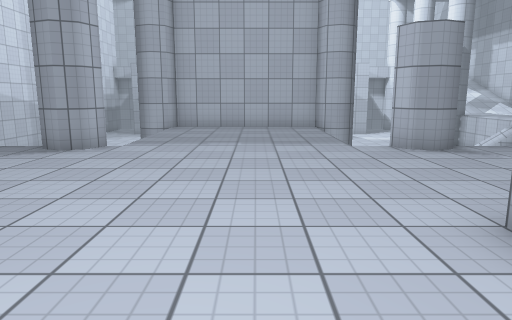
view 1 (above)

20 first-person views from a walk through a scene from a Unity 3-D project. The camera is 1.3 m above the floor, tilts 10° down and sees 70° across. The floor is counted in squares, 1 m on a side. Each view is taken from the middle of a square. On the plan, view 1 faces up. The plan holds only what a view shows up to about 15 squares ahead; the rest is blank. The place goes on beyond the plan. The player character is not drawn. Surface patterns are stand-ins for the level's own textures.

view 2
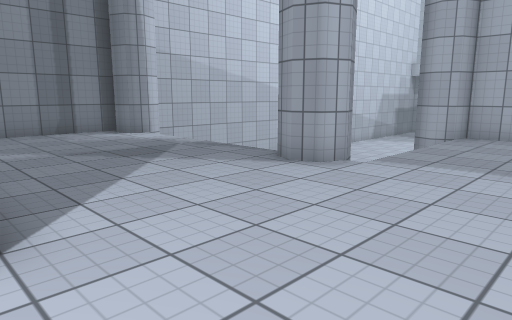

view 3
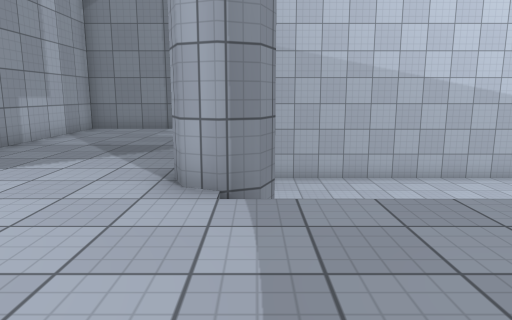

view 4
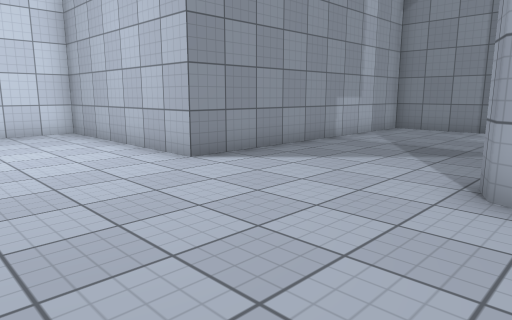

view 5
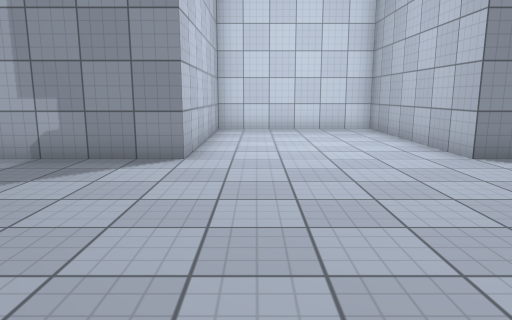

view 6
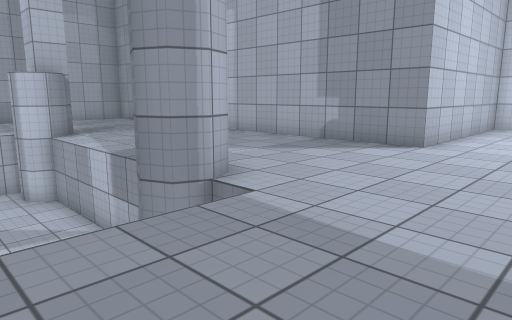

view 7
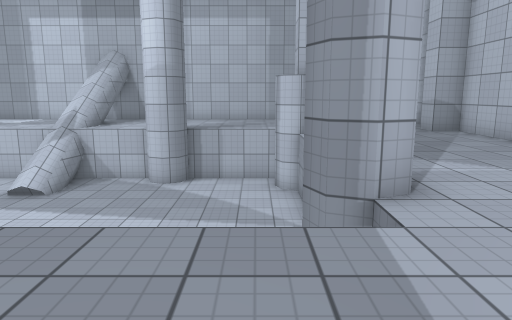

view 8
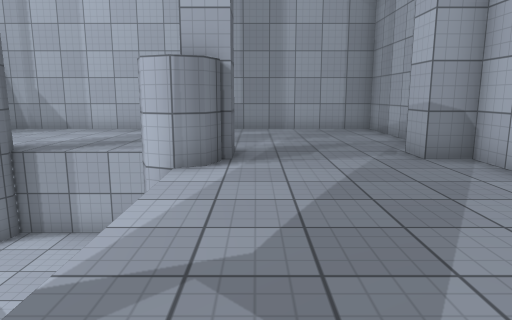

view 9
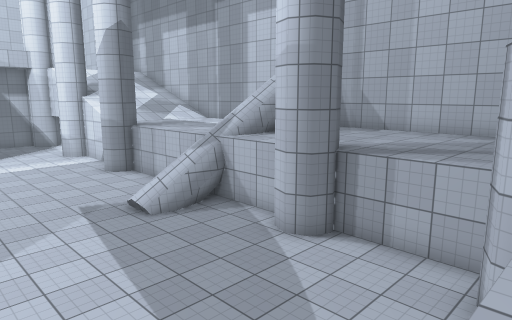

view 10
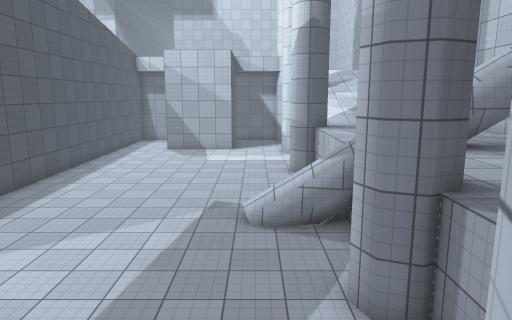

view 11
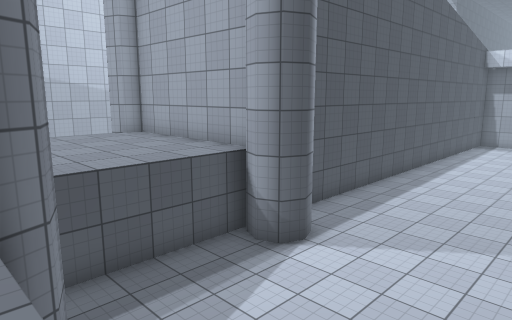

view 12
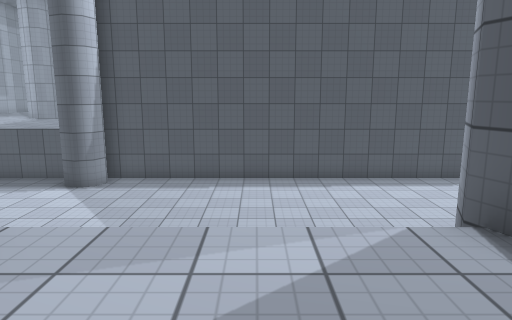

view 13
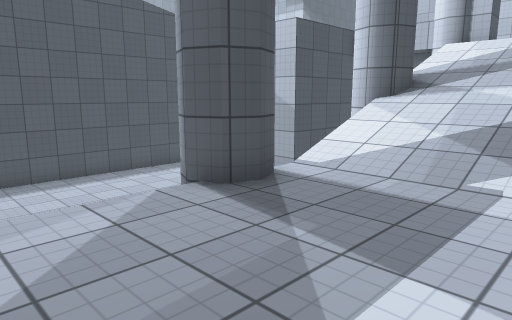

view 14
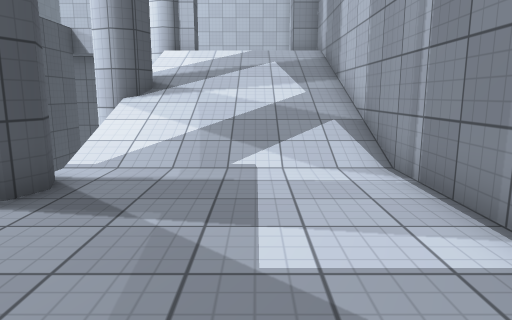

view 15
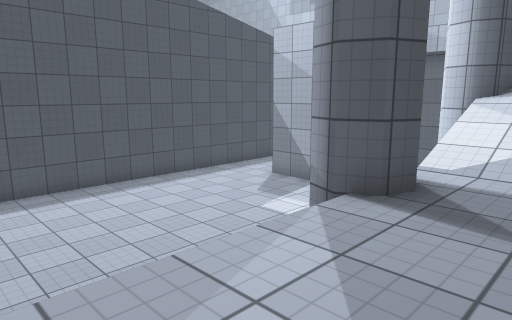

view 16
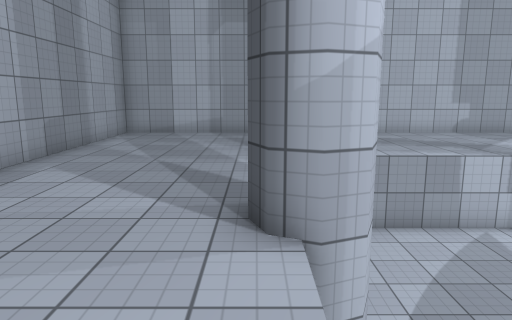

view 17
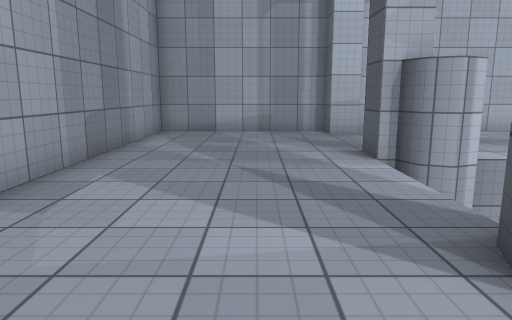

view 18
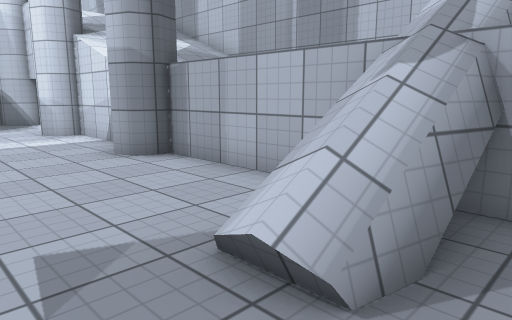

view 19
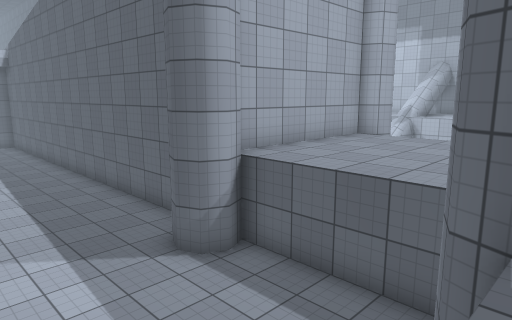

view 20
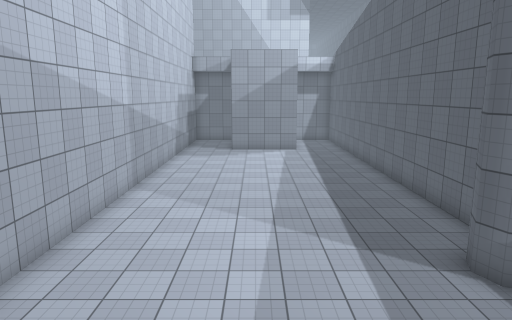

### Floor plan
Key: @ floor where view 1 was taken; # wall or solid block; x gap in a wall; . main floor; - floor 2 m lower than the main floor; / step, stairs or slope; = window, fence, low wall or low ledge; v drop or lower ground.
Columns run from 14 left of view 1 to 20 right of it. Each row starts with its distance up from view 1.
 30                 #- ----- --##/////#
 29                 #-----------//////#
 28                 #-----------//////#
 27                 #-----------//////#
 26         vv      #-----------......#
 25  v      vvv#    #----------##.....#
 24  vvvvvvvvvv#    #-----------......#
 23  vvvvvvvvvv#    #-----------......#
 22  vvvvvvvvvv#    #-----------......#
 21  vvvvvvvvvv#    #-----------......#
 20  vvvvvvvvvv#    #-----------......
 19  vvvvvvvvvv#    #--------////////
 18  vvvvvvvvvv#    #--------/v#/=vv /#
 17  vvvvvvvvvv#    #-----------......#
 16  vvvvvvvvv ########---------......#
 15  vvvvvvvvvx......##--------##.....#
 14  vvvvvvvvvv......----------##.....#
 13  vvv    vvv......---- ------......#
 12  vvv     vv......---  ------......#
 11  vvv      v......--   ------......#
 10   #      ##......-## -----##......#
  9 ###......##.......##......##......#
  8 #.................................#
  7 #.................................#
  6 #.................................#
  5 #.................................#
  4 #..........................#......#
  3 ###########......##################
  2           #......#
  1           #......#
  0           #...@..#
 -1           #......#
 -2           #......#
 -3           #......#
 -4           ########

Positions as (right, up) in squares from view 1, and headings:
1: (0, 0), facing up
2: (0, 3), facing up-left
3: (1, 10), facing left
4: (1, 10), facing down-left
5: (1, 11), facing down
6: (-1, 13), facing down-right
7: (-1, 11), facing right
8: (5, 8), facing right
9: (6, 9), facing up-right
10: (11, 9), facing up
11: (9, 9), facing up-left
12: (17, 22), facing left
13: (18, 21), facing up-left
14: (17, 20), facing up
15: (16, 20), facing up-left
16: (14, 19), facing down
17: (16, 17), facing down
18: (9, 17), facing up-right
19: (-9, 9), facing up-right
20: (-9, 9), facing up
